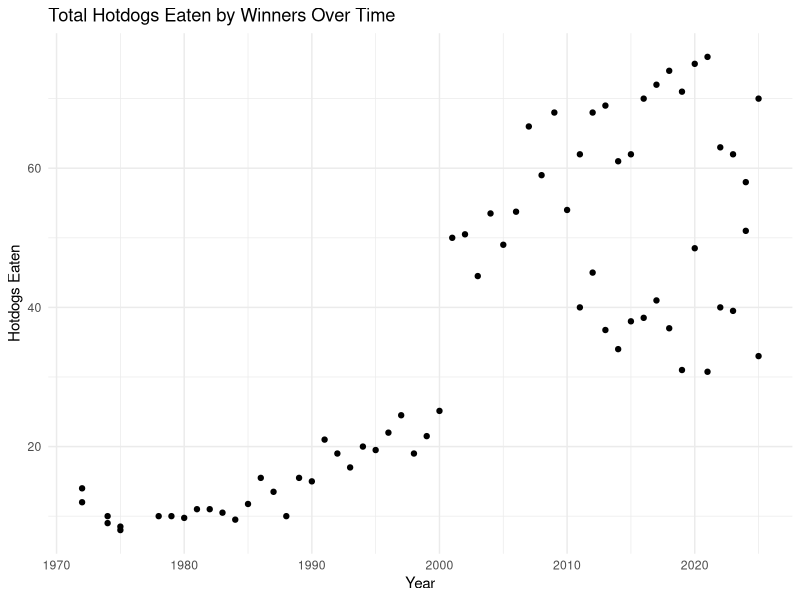
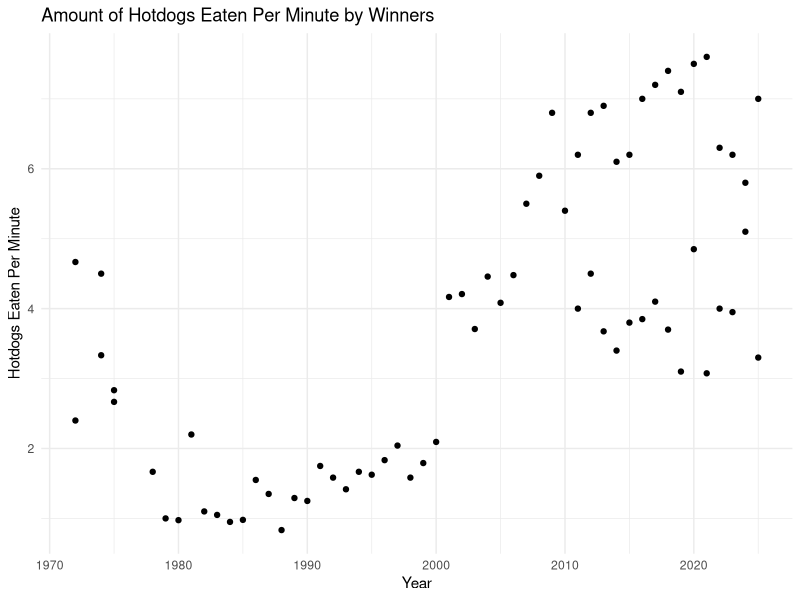
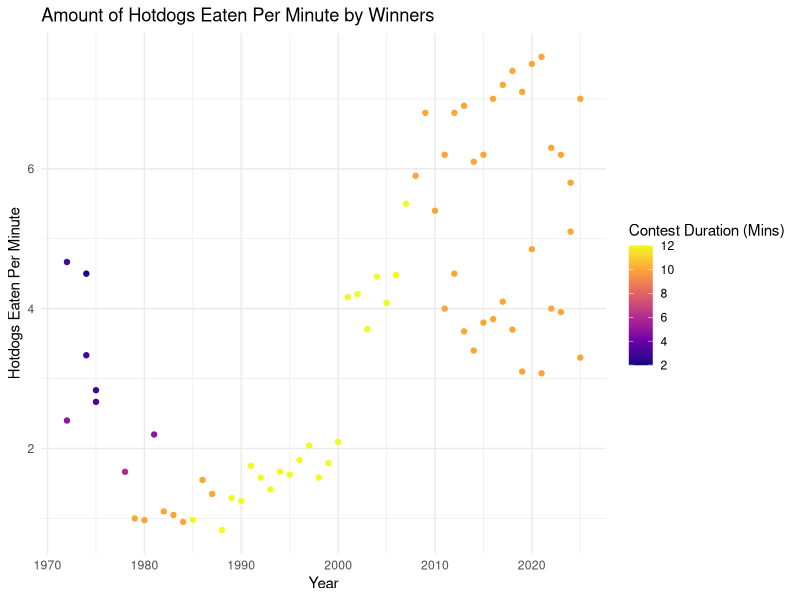

These charts were generated, in order, by the following R code:
## ---- chunk 1
#| include: false

library(tidyverse)
hotdog_winners <- read_csv("HotdogData.csv")
## ---- chunk 2
ggplot(data = hotdog_winners, aes(x = Year, y = Dogs)) +
  geom_point() +
  theme_minimal() +
  labs(y = "Hotdogs Eaten", title="Total Hotdogs Eaten by Winners Over Time")
## ---- chunk 3
hotdog_winners |>
  filter(Year >= 1999 & Year <= 2003) |>
  arrange(Year)
## ---- chunk 4
#| include: false
hotdog_winners <- hotdog_winners |> mutate(hotdogs_per_minute = Dogs/Time)
## ---- chunk 5
ggplot(data = hotdog_winners, aes(x = Year, y = hotdogs_per_minute)) +
  geom_point() +
  theme_minimal() +
  labs(y = "Hotdogs Eaten Per Minute", title="Amount of Hotdogs Eaten Per Minute by Winners")
## ---- chunk 6
ggplot(data = hotdog_winners, aes(x = Year, y = hotdogs_per_minute, color = Time)) +
  geom_point() +
  theme_minimal() +
  scale_color_viridis_c(option = "plasma") +
  labs(y = "Hotdogs Eaten Per Minute", title="Amount of Hotdogs Eaten Per Minute by Winners", color = "Contest Duration (Mins)")
